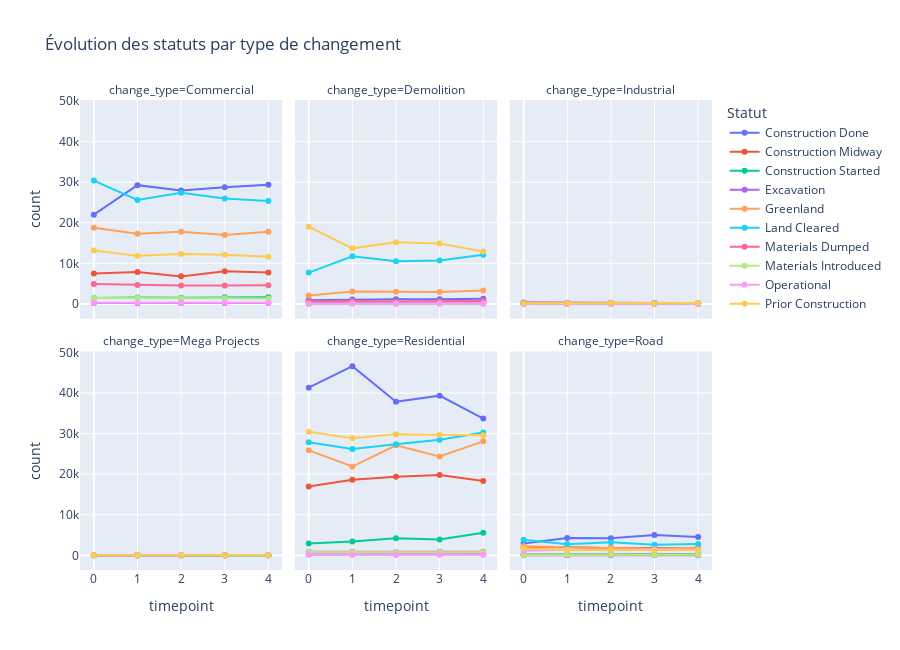

Notebook source saved alongside this figure:
### Code cell
status_counts_class = (
    df_status_long
    .groupby(["change_type", "timepoint", "status"])
    .size()
    .reset_index(name="count")
)

fig = px.line(
    status_counts_class,
    x="timepoint",
    y="count",
    color="status",
    facet_col="change_type",
    facet_col_wrap=3,
    markers=True,
    title="Évolution des statuts par type de changement"
)

fig.update_layout(
    height=650,
    legend_title="Statut"
)

fig.show()

### Figure 1 — Plotly figure (JSON) as saved in the notebook; plotly's stock layout.template omitted (floating-point values rounded to 4 significant figures)
{"data": [{"hovertemplate": "status=Construction Done<br>change_type=Commercial<br>timepoint=%{x}<br>count=%{y}<extra></extra>", "legendgroup": "Construction Done", "line": {"color": "#636efa", "dash": "solid"}, "marker": {"symbol": "circle"}, "mode": "lines+markers", "name": "Construction Done", "orientation": "v", "showlegend": true, "type": "scatter", "x": [0, 1, 2, 3, 4], "xaxis": "x4", "y": [21985, 29262, 27961, 28768, 29378], "yaxis": "y4"}, {"hovertemplate": "status=Construction Done<br>change_type=Demolition<br>timepoint=%{x}<br>count=%{y}<extra></extra>", "legendgroup": "Construction Done", "line": {"color": "#636efa", "dash": "solid"}, "marker": {"symbol": "circle"}, "mode": "lines+markers", "name": "Construction Done", "orientation": "v", "showlegend": false, "type": "scatter", "x": [0, 1, 2, 3, 4], "xaxis": "x5", "y": [919, 1070, 1159, 1166, 1278], "yaxis": "y5"}, {"hovertemplate": "status=Construction Done<br>change_type=Industrial<br>timepoint=%{x}<br>count=%{y}<extra></extra>", "legendgroup": "Construction Done", "line": {"color": "#636efa", "dash": "solid"}, "marker": {"symbol": "circle"}, "mode": "lines+markers", "name": "Construction Done", "orientation": "v", "showlegend": false, "type": "scatter", "x": [0, 1, 2, 3, 4], "xaxis": "x6", "y": [311, 228, 175, 226, 174], "yaxis": "y6"}, {"hovertemplate": "status=Construction Done<br>change_type=Mega Projects<br>timepoint=%{x}<br>count=%{y}<extra></extra>", "legendgroup": "Construction Done", "line": {"color": "#636efa", "dash": "solid"}, "marker": {"symbol": "circle"}, "mode": "lines+markers", "name": "Construction Done", "orientation": "v", "showlegend": false, "type": "scatter", "x": [0, 1, 2, 3, 4], "xaxis": "x", "y": [21, 35, 29, 17, 19], "yaxis": "y"}, {"hovertemplate": "status=Construction Done<br>change_type=Residential<br>timepoint=%{x}<br>count=%{y}<extra></extra>", "legendgroup": "Construction Done", "line": {"color": "#636efa", "dash": "solid"}, "marker": {"symbol": "circle"}, "mode": "lines+markers", "name": "Construction Done", "orientation": "v", "showlegend": false, "type": "scatter", "x": [0, 1, 2, 3, 4], "xaxis": "x2", "y": [41329, 46630, 37855, 39353, 33692], "yaxis": "y2"}, {"hovertemplate": "status=Construction Done<br>change_type=Road<br>timepoint=%{x}<br>count=%{y}<extra></extra>", "legendgroup": "Construction Done", "line": {"color": "#636efa", "dash": "solid"}, "marker": {"symbol": "circle"}, "mode": "lines+markers", "name": "Construction Done", "orientation": "v", "showlegend": false, "type": "scatter", "x": [0, 1, 2, 3, 4], "xaxis": "x3", "y": [2938, 4261, 4198, 4989, 4517], "yaxis": "y3"}, {"hovertemplate": "status=Construction Midway<br>change_type=Commercial<br>timepoint=%{x}<br>count=%{y}<extra></extra>", "legendgroup": "Construction Midway", "line": {"color": "#EF553B", "dash": "solid"}, "marker": {"symbol": "circle"}, "mode": "lines+markers", "name": "Construction Midway", "orientation": "v", "showlegend": true, "type": "scatter", "x": [0, 1, 2, 3, 4], "xaxis": "x4", "y": [7486, 7869, 6780, 8049, 7721], "yaxis": "y4"}, {"hovertemplate": "status=Construction Midway<br>change_type=Demolition<br>timepoint=%{x}<br>count=%{y}<extra></extra>", "legendgroup": "Construction Midway", "line": {"color": "#EF553B", "dash": "solid"}, "marker": {"symbol": "circle"}, "mode": "lines+markers", "name": "Construction Midway", "orientation": "v", "showlegend": false, "type": "scatter", "x": [0, 1, 2, 3, 4], "xaxis": "x5", "y": [469, 399, 373, 368, 379], "yaxis": "y5"}, {"hovertemplate": "status=Construction Midway<br>change_type=Industrial<br>timepoint=%{x}<br>count=%{y}<extra></extra>", "legendgroup": "Construction Midway", "line": {"color": "#EF553B", "dash": "solid"}, "marker": {"symbol": "circle"}, "mode": "lines+markers", "name": "Construction Midway", "orientation": "v", "showlegend": false, "type": "scatter", "x": [0, 1, 2, 3, 4], "xaxis": "x6", "y": [148, 165, 128, 113, 98], "yaxis": "y6"}, {"hovertemplate": "status=Construction Midway<br>change_type=Mega Projects<br>timepoint=%{x}<br>count=%{y}<extra></extra>", "legendgroup": "Construction Midway", "line": {"color": "#EF553B", "dash": "solid"}, "marker": {"symbol": "circle"}, "mode": "lines+markers", "name": "Construction Midway", "orientation": "v", "showlegend": false, "type": "scatter", "x": [0, 1, 2, 3, 4], "xaxis": "x", "y": [11, 10, 9, 12, 11], "yaxis": "y"}, {"hovertemplate": "status=Construction Midway<br>change_type=Residential<br>timepoint=%{x}<br>count=%{y}<extra></extra>", "legendgroup": "Construction Midway", "line": {"color": "#EF553B", "dash": "solid"}, "marker": {"symbol": "circle"}, "mode": "lines+markers", "name": "Construction Midway", "orientation": "v", "showlegend": false, "type": "scatter", "x": [0, 1, 2, 3, 4], "xaxis": "x2", "y": [16940, 18641, 19345, 19784, 18335], "yaxis": "y2"}, {"hovertemplate": "status=Construction Midway<br>change_type=Road<br>timepoint=%{x}<br>count=%{y}<extra></extra>", "legendgroup": "Construction Midway", "line": {"color": "#EF553B", "dash": "solid"}, "marker": {"symbol": "circle"}, "mode": "lines+markers", "name": "Construction Midway", "orientation": "v", "showlegend": false, "type": "scatter", "x": [0, 1, 2, 3, 4], "xaxis": "x3", "y": [1900, 2058, 1716, 1814, 1824], "yaxis": "y3"}, {"hovertemplate": "status=Construction Started<br>change_type=Commercial<br>timepoint=%{x}<br>count=%{y}<extra></extra>", "legendgroup": "Construction Started", "line": {"color": "#00cc96", "dash": "solid"}, "marker": {"symbol": "circle"}, "mode": "lines+markers", "name": "Construction Started", "orientation": "v", "showlegend": true, "type": "scatter", "x": [0, 1, 2, 3, 4], "xaxis": "x4", "y": [1419, 1590, 1504, 1662, 1662], "yaxis": "y4"}, {"hovertemplate": "status=Construction Started<br>change_type=Demolition<br>timepoint=%{x}<br>count=%{y}<extra></extra>", "legendgroup": "Construction Started", "line": {"color": "#00cc96", "dash": "solid"}, "marker": {"symbol": "circle"}, "mode": "lines+markers", "name": "Construction Started", "orientation": "v", "showlegend": false, "type": "scatter", "x": [0, 1, 2, 3, 4], "xaxis": "x5", "y": [60, 78, 68, 79, 70], "yaxis": "y5"}, {"hovertemplate": "status=Construction Started<br>change_type=Industrial<br>timepoint=%{x}<br>count=%{y}<extra></extra>", "legendgroup": "Construction Started", "line": {"color": "#00cc96", "dash": "solid"}, "marker": {"symbol": "circle"}, "mode": "lines+markers", "name": "Construction Started", "orientation": "v", "showlegend": false, "type": "scatter", "x": [0, 1, 2, 3, 4], "xaxis": "x6", "y": [40, 41, 49, 43, 66], "yaxis": "y6"}, {"hovertemplate": "status=Construction Started<br>change_type=Mega Projects<br>timepoint=%{x}<br>count=%{y}<extra></extra>", "legendgroup": "Construction Started", "line": {"color": "#00cc96", "dash": "solid"}, "marker": {"symbol": "circle"}, "mode": "lines+markers", "name": "Construction Started", "orientation": "v", "showlegend": false, "type": "scatter", "x": [0, 1, 2, 3, 4], "xaxis": "x", "y": [6, 5, 2, 4, 2], "yaxis": "y"}, {"hovertemplate": "status=Construction Started<br>change_type=Residential<br>timepoint=%{x}<br>count=%{y}<extra></extra>", "legendgroup": "Construction Started", "line": {"color": "#00cc96", "dash": "solid"}, "marker": {"symbol": "circle"}, "mode": "lines+markers", "name": "Construction Started", "orientation": "v", "showlegend": false, "type": "scatter", "x": [0, 1, 2, 3, 4], "xaxis": "x2", "y": [2944, 3387, 4182, 3913, 5563], "yaxis": "y2"}, {"hovertemplate": "status=Construction Started<br>change_type=Road<br>timepoint=%{x}<br>count=%{y}<extra></extra>", "legendgroup": "Construction Started", "line": {"color": "#00cc96", "dash": "solid"}, "marker": {"symbol": "circle"}, "mode": "lines+markers", "name": "Construction Started", "orientation": "v", "showlegend": false, "type": "scatter", "x": [0, 1, 2, 3, 4], "xaxis": "x3", "y": [225, 274, 248, 238, 273], "yaxis": "y3"}, {"hovertemplate": "status=Excavation<br>change_type=Commercial<br>timepoint=%{x}<br>count=%{y}<extra></extra>", "legendgroup": "Excavation", "line": {"color": "#ab63fa", "dash": "solid"}, "marker": {"symbol": "circle"}, "mode": "lines+markers", "name": "Excavation", "orientation": "v", "showlegend": true, "type": "scatter", "x": [0, 1, 2, 3, 4], "xaxis": "x4", "y": [193, 163, 193, 245, 214], "yaxis": "y4"}, {"hovertemplate": "status=Excavation<br>change_type=Demolition<br>timepoint=%{x}<br>count=%{y}<extra></extra>", "legendgroup": "Excavation", "line": {"color": "#ab63fa", "dash": "solid"}, "marker": {"symbol": "circle"}, "mode": "lines+markers", "name": "Excavation", "orientation": "v", "showlegend": false, "type": "scatter", "x": [0, 1, 2, 3, 4], "xaxis": "x5", "y": [455, 497, 401, 488, 418], "yaxis": "y5"}, {"hovertemplate": "status=Excavation<br>change_type=Industrial<br>timepoint=%{x}<br>count=%{y}<extra></extra>", "legendgroup": "Excavation", "line": {"color": "#ab63fa", "dash": "solid"}, "marker": {"symbol": "circle"}, "mode": "lines+markers", "name": "Excavation", "orientation": "v", "showlegend": false, "type": "scatter", "x": [0, 1, 2, 3, 4], "xaxis": "x6", "y": [16, 16, 15, 20, 12], "yaxis": "y6"}, {"hovertemplate": "status=Excavation<br>change_type=Mega Projects<br>timepoint=%{x}<br>count=%{y}<extra></extra>", "legendgroup": "Excavation", "line": {"color": "#ab63fa", "dash": "solid"}, "marker": {"symbol": "circle"}, "mode": "lines+markers", "name": "Excavation", "orientation": "v", "showlegend": false, "type": "scatter", "x": [0, 1, 2, 3], "xaxis": "x", "y": [2, 2, 2, 4], "yaxis": "y"}, {"hovertemplate": "status=Excavation<br>change_type=Residential<br>timepoint=%{x}<br>count=%{y}<extra></extra>", "legendgroup": "Excavation", "line": {"color": "#ab63fa", "dash": "solid"}, "marker": {"symbol": "circle"}, "mode": "lines+markers", "name": "Excavation", "orientation": "v", "showlegend": false, "type": "scatter", "x": [0, 1, 2, 3, 4], "xaxis": "x2", "y": [210, 228, 193, 298, 274], "yaxis": "y2"}, {"hovertemplate": "status=Excavation<br>change_type=Road<br>timepoint=%{x}<br>count=%{y}<extra></extra>", "legendgroup": "Excavation", "line": {"color": "#ab63fa", "dash": "solid"}, "marker": {"symbol": "circle"}, "mode": "lines+markers", "name": "Excavation", "orientation": "v", "showlegend": false, "type": "scatter", "x": [0, 1, 2, 3, 4], "xaxis": "x3", "y": [22, 22, 12, 13, 19], "yaxis": "y3"}, {"hovertemplate": "status=Greenland<br>change_type=Commercial<br>timepoint=%{x}<br>count=%{y}<extra></extra>", "legendgroup": "Greenland", "line": {"color": "#FFA15A", "dash": "solid"}, "marker": {"symbol": "circle"}, "mode": "lines+markers", "name": "Greenland", "orientation": "v", "showlegend": true, "type": "scatter", "x": [0, 1, 2, 3, 4], "xaxis": "x4", "y": [18776, 17276, 17749, 16956, 17799], "yaxis": "y4"}, {"hovertemplate": "status=Greenland<br>change_type=Demolition<br>timepoint=%{x}<br>count=%{y}<extra></extra>", "legendgroup": "Greenland", "line": {"color": "#FFA15A", "dash": "solid"}, "marker": {"symbol": "circle"}, "mode": "lines+markers", "name": "Greenland", "orientation": "v", "showlegend": false, "type": "scatter", "x": [0, 1, 2, 3, 4], "xaxis": "x5", "y": [2092, 3068, 2963, 2911, 3304], "yaxis": "y5"}, {"hovertemplate": "status=Greenland<br>change_type=Industrial<br>timepoint=%{x}<br>count=%{y}<extra></extra>", "legendgroup": "Greenland", "line": {"color": "#FFA15A", "dash": "solid"}, "marker": {"symbol": "circle"}, "mode": "lines+markers", "name": "Greenland", "orientation": "v", "showlegend": false, "type": "scatter", "x": [0, 1, 2, 3, 4], "xaxis": "x6", "y": [134, 138, 177, 168, 163], "yaxis": "y6"}, {"hovertemplate": "status=Greenland<br>change_type=Mega Projects<br>timepoint=%{x}<br>count=%{y}<extra></extra>", "legendgroup": "Greenland", "line": {"color": "#FFA15A", "dash": "solid"}, "marker": {"symbol": "circle"}, "mode": "lines+markers", "name": "Greenland", "orientation": "v", "showlegend": false, "type": "scatter", "x": [0, 1, 2, 3, 4], "xaxis": "x", "y": [43, 38, 47, 48, 51], "yaxis": "y"}, {"hovertemplate": "status=Greenland<br>change_type=Residential<br>timepoint=%{x}<br>count=%{y}<extra></extra>", "legendgroup": "Greenland", "line": {"color": "#FFA15A", "dash": "solid"}, "marker": {"symbol": "circle"}, "mode": "lines+markers", "name": "Greenland", "orientation": "v", "showlegend": false, "type": "scatter", "x": [0, 1, 2, 3, 4], "xaxis": "x2", "y": [25872, 21886, 27124, 24358, 28091], "yaxis": "y2"}, {"hovertemplate": "status=Greenland<br>change_type=Road<br>timepoint=%{x}<br>count=%{y}<extra></extra>", "legendgroup": "Greenland", "line": {"color": "#FFA15A", "dash": "solid"}, "marker": {"symbol": "circle"}, "mode": "lines+markers", "name": "Greenland", "orientation": "v", "showlegend": false, "type": "scatter", "x": [0, 1, 2, 3, 4], "xaxis": "x3", "y": [2245, 1988, 1900, 1573, 1903], "yaxis": "y3"}, {"hovertemplate": "status=Land Cleared<br>change_type=Commercial<br>timepoint=%{x}<br>count=%{y}<extra></extra>", "legendgroup": "Land Cleared", "line": {"color": "#19d3f3", "dash": "solid"}, "marker": {"symbol": "circle"}, "mode": "lines+markers", "name": "Land Cleared", "orientation": "v", "showlegend": true, "type": "scatter", "x": [0, 1, 2, 3, 4], "xaxis": "x4", "y": [30389, 25616, 27365, 25965, 25359], "yaxis": "y4"}, {"hovertemplate": "status=Land Cleared<br>change_type=Demolition<br>timepoint=%{x}<br>count=%{y}<extra></extra>", "legendgroup": "Land Cleared", "line": {"color": "#19d3f3", "dash": "solid"}, "marker": {"symbol": "circle"}, "mode": "lines+markers", "name": "Land Cleared", "orientation": "v", "showlegend": false, "type": "scatter", "x": [0, 1, 2, 3, 4], "xaxis": "x5", "y": [7707, 11743, 10503, 10695, 12125], "yaxis": "y5"}, {"hovertemplate": "status=Land Cleared<br>change_type=Industrial<br>timepoint=%{x}<br>count=%{y}<extra></extra>", "legendgroup": "Land Cleared", "line": {"color": "#19d3f3", "dash": "solid"}, "marker": {"symbol": "circle"}, "mode": "lines+markers", "name": "Land Cleared", "orientation": "v", "showlegend": false, "type": "scatter", "x": [0, 1, 2, 3, 4], "xaxis": "x6", "y": [200, 214, 270, 298, 243], "yaxis": "y6"}, {"hovertemplate": "status=Land Cleared<br>change_type=Mega Projects<br>timepoint=%{x}<br>count=%{y}<extra></extra>", "legendgroup": "Land Cleared", "line": {"color": "#19d3f3", "dash": "solid"}, "marker": {"symbol": "circle"}, "mode": "lines+markers", "name": "Land Cleared", "orientation": "v", "showlegend": false, "type": "scatter", "x": [0, 1, 2, 3, 4], "xaxis": "x", "y": [45, 40, 37, 44, 47], "yaxis": "y"}, {"hovertemplate": "status=Land Cleared<br>change_type=Residential<br>timepoint=%{x}<br>count=%{y}<extra></extra>", "legendgroup": "Land Cleared", "line": {"color": "#19d3f3", "dash": "solid"}, "marker": {"symbol": "circle"}, "mode": "lines+markers", "name": "Land Cleared", "orientation": "v", "showlegend": false, "type": "scatter", "x": [0, 1, 2, 3, 4], "xaxis": "x2", "y": [27867, 26203, 27381, 28457, 30248], "yaxis": "y2"}, {"hovertemplate": "status=Land Cleared<br>change_type=Road<br>timepoint=%{x}<br>count=%{y}<extra></extra>", "legendgroup": "Land Cleared", "line": {"color": "#19d3f3", "dash": "solid"}, "marker": {"symbol": "circle"}, "mode": "lines+markers", "name": "Land Cleared", "orientation": "v", "showlegend": false, "type": "scatter", "x": [0, 1, 2, 3, 4], "xaxis": "x3", "y": [3854, 2718, 3251, 2616, 2780], "yaxis": "y3"}, {"hovertemplate": "status=Materials Dumped<br>change_type=Commercial<br>timepoint=%{x}<br>count=%{y}<extra></extra>", "legendgroup": "Materials Dumped", "line": {"color": "#FF6692", "dash": "solid"}, "marker": {"symbol": "circle"}, "mode": "lines+markers", "name": "Materials Dumped", "orientation": "v", "showlegend": true, "type": "scatter", "x": [0, 1, 2, 3, 4], "xaxis": "x4", "y": [4921, 4681, 4529, 4542, 4601], "yaxis": "y4"}, {"hovertemplate": "status=Materials Dumped<br>change_type=Demolition<br>timepoint=%{x}<br>count=%{y}<extra></extra>", "legendgroup": "Materials Dumped", "line": {"color": "#FF6692", "dash": "solid"}, "marker": {"symbol": "circle"}, "mode": "lines+markers", "name": "Materials Dumped", "orientation": "v", "showlegend": false, "type": "scatter", "x": [0, 1, 2, 3, 4], "xaxis": "x5", "y": [584, 712, 586, 651, 765], "yaxis": "y5"}, {"hovertemplate": "status=Materials Dumped<br>change_type=Industrial<br>timepoint=%{x}<br>count=%{y}<extra></extra>", "legendgroup": "Materials Dumped", "line": {"color": "#FF6692", "dash": "solid"}, "marker": {"symbol": "circle"}, "mode": "lines+markers", "name": "Materials Dumped", "orientation": "v", "showlegend": false, "type": "scatter", "x": [0, 1, 2, 3, 4], "xaxis": "x6", "y": [267, 255, 218, 181, 245], "yaxis": "y6"}, {"hovertemplate": "status=Materials Dumped<br>change_type=Mega Projects<br>timepoint=%{x}<br>count=%{y}<extra></extra>", "legendgroup": "Materials Dumped", "line": {"color": "#FF6692", "dash": "solid"}, "marker": {"symbol": "circle"}, "mode": "lines+markers", "name": "Materials Dumped", "orientation": "v", "showlegend": false, "type": "scatter", "x": [0, 1, 3], "xaxis": "x", "y": [1, 2, 2], "yaxis": "y"}, {"hovertemplate": "status=Materials Dumped<br>change_type=Residential<br>timepoint=%{x}<br>count=%{y}<extra></extra>", "legendgroup": "Materials Dumped", "line": {"color": "#FF6692", "dash": "solid"}, "marker": {"symbol": "circle"}, "mode": "lines+markers", "name": "Materials Dumped", "orientation": "v", "showlegend": false, "type": "scatter", "x": [0, 1, 2, 3, 4], "xaxis": "x2", "y": [890, 890, 839, 901, 869], "yaxis": "y2"}, {"hovertemplate": "status=Materials Dumped<br>change_type=Road<br>timepoint=%{x}<br>count=%{y}<extra></extra>", "legendgroup": "Materials Dumped", "line": {"color": "#FF6692", "dash": "solid"}, "marker": {"symbol": "circle"}, "mode": "lines+markers", "name": "Materials Dumped", "orientation": "v", "showlegend": false, "type": "scatter", "x": [0, 1, 2, 3, 4], "xaxis": "x3", "y": [155, 143, 153, 128, 140], "yaxis": "y3"}, {"hovertemplate": "status=Materials Introduced<br>change_type=Commercial<br>timepoint=%{x}<br>count=%{y}<extra></extra>", "legendgroup": "Materials Introduced", "line": {"color": "#B6E880", "dash": "solid"}, "marker": {"symbol": "circle"}, "mode": "lines+markers", "name": "Materials Introduced", "orientation": "v", "showlegend": true, "type": "scatter", "x": [0, 1, 2, 3, 4], "xaxis": "x4", "y": [1430, 1465, 1367, 1381, 1344], "yaxis": "y4"}, {"hovertemplate": "status=Materials Introduced<br>change_type=Demolition<br>timepoint=%{x}<br>count=%{y}<extra></extra>", "legendgroup": "Materials Introduced", "line": {"color": "#B6E880", "dash": "solid"}, "marker": {"symbol": "circle"}, "mode": "lines+markers", "name": "Materials Introduced", "orientation": "v", "showlegend": false, "type": "scatter", "x": [0, 1, 2, 3, 4], "xaxis": "x5", "y": [52, 80, 88, 73, 76], "yaxis": "y5"}, {"hovertemplate": "status=Materials Introduced<br>change_type=Industrial<br>timepoint=%{x}<br>count=%{y}<extra></extra>", "legendgroup": "Materials Introduced", "line": {"color": "#B6E880", "dash": "solid"}, "marker": {"symbol": "circle"}, "mode": "lines+markers", "name": "Materials Introduced", "orientation": "v", "showlegend": false, "type": "scatter", "x": [0, 1, 2, 3, 4], "xaxis": "x6", "y": [26, 29, 28, 52, 27], "yaxis": "y6"}, {"hovertemplate": "status=Materials Introduced<br>change_type=Mega Projects<br>timepoint=%{x}<br>count=%{y}<extra></extra>", "legendgroup": "Materials Introduced", "line": {"color": "#B6E880", "dash": "solid"}, "marker": {"symbol": "circle"}, "mode": "lines+markers", "name": "Materials Introduced", "orientation": "v", "showlegend": false, "type": "scatter", "x": [0, 1, 2, 3, 4], "xaxis": "x", "y": [4, 1, 3, 4, 1], "yaxis": "y"}, {"hovertemplate": "status=Materials Introduced<br>change_type=Residential<br>timepoint=%{x}<br>count=%{y}<extra></extra>", "legendgroup": "Materials Introduced", "line": {"color": "#B6E880", "dash": "solid"}, "marker": {"symbol": "circle"}, "mode": "lines+markers", "name": "Materials Introduced", "orientation": "v", "showlegend": false, "type": "scatter", "x": [0, 1, 2, 3, 4], "xaxis": "x2", "y": [848, 773, 749, 768, 775], "yaxis": "y2"}, {"hovertemplate": "status=Materials Introduced<br>change_type=Road<br>timepoint=%{x}<br>count=%{y}<extra></extra>", "legendgroup": "Materials Introduced", "line": {"color": "#B6E880", "dash": "solid"}, "marker": {"symbol": "circle"}, "mode": "lines+markers", "name": "Materials Introduced", "orientation": "v", "showlegend": false, "type": "scatter", "x": [0, 1, 2, 3, 4], "xaxis": "x3", "y": [107, 112, 122, 93, 122], "yaxis": "y3"}, {"hovertemplate": "status=Operational<br>change_type=Commercial<br>timepoint=%{x}<br>count=%{y}<extra></extra>", "legendgroup": "Operational", "line": {"color": "#FF97FF", "dash": "solid"}, "marker": {"symbol": "circle"}, "mode": "lines+markers", "name": "Operational", "orientation": "v", "showlegend": true, "type": "scatter", "x": [0, 1, 2, 3, 4], "xaxis": "x4", "y": [279, 305, 300, 319, 292], "yaxis": "y4"}, {"hovertemplate": "status=Operational<br>change_type=Demolition<br>timepoint=%{x}<br>count=%{y}<extra></extra>", "legendgroup": "Operational", "line": {"color": "#FF97FF", "dash": "solid"}, "marker": {"symbol": "circle"}, "mode": "lines+markers", "name": "Operational", "orientation": "v", "showlegend": false, "type": "scatter", "x": [0, 1, 2, 3, 4], "xaxis": "x5", "y": [50, 65, 66, 66, 73], "yaxis": "y5"}, {"hovertemplate": "status=Operational<br>change_type=Industrial<br>timepoint=%{x}<br>count=%{y}<extra></extra>", "legendgroup": "Operational", "line": {"color": "#FF97FF", "dash": "solid"}, "marker": {"symbol": "circle"}, "mode": "lines+markers", "name": "Operational", "orientation": "v", "showlegend": false, "type": "scatter", "x": [0, 1, 2, 3, 4], "xaxis": "x6", "y": [35, 57, 50, 33, 52], "yaxis": "y6"}, {"hovertemplate": "status=Operational<br>change_type=Mega Projects<br>timepoint=%{x}<br>count=%{y}<extra></extra>", "legendgroup": "Operational", "line": {"color": "#FF97FF", "dash": "solid"}, "marker": {"symbol": "circle"}, "mode": "lines+markers", "name": "Operational", "orientation": "v", "showlegend": false, "type": "scatter", "x": [0, 1, 2], "xaxis": "x", "y": [1, 1, 2], "yaxis": "y"}, {"hovertemplate": "status=Operational<br>change_type=Residential<br>timepoint=%{x}<br>count=%{y}<extra></extra>", "legendgroup": "Operational", "line": {"color": "#FF97FF", "dash": "solid"}, "marker": {"symbol": "circle"}, "mode": "lines+markers", "name": "Operational", "orientation": "v", "showlegend": false, "type": "scatter", "x": [0, 1, 2, 3, 4], "xaxis": "x2", "y": [247, 136, 124, 140, 157], "yaxis": "y2"}, {"hovertemplate": "status=Operational<br>change_type=Road<br>timepoint=%{x}<br>count=%{y}<extra></extra>", "legendgroup": "Operational", "line": {"color": "#FF97FF", "dash": "solid"}, "marker": {"symbol": "circle"}, "mode": "lines+markers", "name": "Operational", "orientation": "v", "showlegend": false, "type": "scatter", "x": [0, 1, 2, 3, 4], "xaxis": "x3", "y": [1115, 1361, 1304, 1508, 1363], "yaxis": "y3"}, {"hovertemplate": "status=Prior Construction<br>change_type=Commercial<br>timepoint=%{x}<br>count=%{y}<extra></extra>", "legendgroup": "Prior Construction", "line": {"color": "#FECB52", "dash": "solid"}, "marker": {"symbol": "circle"}, "mode": "lines+markers", "name": "Prior Construction", "orientation": "v", "showlegend": true, "type": "scatter", "x": [0, 1, 2, 3, 4], "xaxis": "x4", "y": [13180, 11831, 12310, 12119, 11636], "yaxis": "y4"}, {"hovertemplate": "status=Prior Construction<br>change_type=Demolition<br>timepoint=%{x}<br>count=%{y}<extra></extra>", "legendgroup": "Prior Construction", "line": {"color": "#FECB52", "dash": "solid"}, "marker": {"symbol": "circle"}, "mode": "lines+markers", "name": "Prior Construction", "orientation": "v", "showlegend": false, "type": "scatter", "x": [0, 1, 2, 3, 4], "xaxis": "x5", "y": [19009, 13685, 15190, 14899, 12908], "yaxis": "y5"}, {"hovertemplate": "status=Prior Construction<br>change_type=Industrial<br>timepoint=%{x}<br>count=%{y}<extra></extra>", "legendgroup": "Prior Construction", "line": {"color": "#FECB52", "dash": "solid"}, "marker": {"symbol": "circle"}, "mode": "lines+markers", "name": "Prior Construction", "orientation": "v", "showlegend": false, "type": "scatter", "x": [0, 1, 2, 3, 4], "xaxis": "x6", "y": [134, 168, 201, 177, 231], "yaxis": "y6"}, {"hovertemplate": "status=Prior Construction<br>change_type=Mega Projects<br>timepoint=%{x}<br>count=%{y}<extra></extra>", "legendgroup": "Prior Construction", "line": {"color": "#FECB52", "dash": "solid"}, "marker": {"symbol": "circle"}, "mode": "lines+markers", "name": "Prior Construction", "orientation": "v", "showlegend": false, "type": "scatter", "x": [0, 1, 2, 3, 4], "xaxis": "x", "y": [15, 15, 18, 14, 18], "yaxis": "y"}, {"hovertemplate": "status=Prior Construction<br>change_type=Residential<br>timepoint=%{x}<br>count=%{y}<extra></extra>", "legendgroup": "Prior Construction", "line": {"color": "#FECB52", "dash": "solid"}, "marker": {"symbol": "circle"}, "mode": "lines+markers", "name": "Prior Construction", "orientation": "v", "showlegend": false, "type": "scatter", "x": [0, 1, 2, 3, 4], "xaxis": "x2", "y": [30471, 28844, 29826, 29635, 29603], "yaxis": "y2"}, {"hovertemplate": "status=Prior Construction<br>change_type=Road<br>timepoint=%{x}<br>count=%{y}<extra></extra>", "legendgroup": "Prior Construction", "line": {"color": "#FECB52", "dash": "solid"}, "marker": {"symbol": "circle"}, "mode": "lines+markers", "name": "Prior Construction", "orientation": "v", "showlegend": false, "type": "scatter", "x": [0, 1, 2, 3, 4], "xaxis": "x3", "y": [1669, 1293, 1326, 1257, 1288], "yaxis": "y3"}], "layout": {"annotations": [{"font": {}, "showarrow": false, "text": "change_type=Mega Projects", "x": 0.16, "xanchor": "center", "xref": "paper", "y": 0.465, "yanchor": "bottom", "yref": "paper"}, {"font": {}, "showarrow": false, "text": "change_type=Residential", "x": 0.5, "xanchor": "center", "xref": "paper", "y": 0.465, "yanchor": "bottom", "yref": "paper"}, {"font": {}, "showarrow": false, "text": "change_type=Road", "x": 0.84, "xanchor": "center", "xref": "paper", "y": 0.465, "yanchor": "bottom", "yref": "paper"}, {"font": {}, "showarrow": false, "text": "change_type=Commercial", "x": 0.16, "xanchor": "center", "xref": "paper", "y": 1.0, "yanchor": "bottom", "yref": "paper"}, {"font": {}, "showarrow": false, "text": "change_type=Demolition", "x": 0.5, "xanchor": "center", "xref": "paper", "y": 1.0, "yanchor": "bottom", "yref": "paper"}, {"font": {}, "showarrow": false, "text": "change_type=Industrial", "x": 0.84, "xanchor": "center", "xref": "paper", "y": 1.0, "yanchor": "bottom", "yref": "paper"}], "height": 650, "legend": {"title": {"text": "Statut"}, "tracegroupgap": 0}, "title": {"text": "Évolution des statuts par type de changement"}, "xaxis": {"anchor": "y", "domain": [0, 0.32], "title": {"text": "timepoint"}}, "xaxis2": {"anchor": "y2", "domain": [0.34, 0.66], "matches": "x", "title": {"text": "timepoint"}}, "xaxis3": {"anchor": "y3", "domain": [0.68, 1.0], "matches": "x", "title": {"text": "timepoint"}}, "xaxis4": {"anchor": "y4", "domain": [0, 0.32], "matches": "x", "showticklabels": false}, "xaxis5": {"anchor": "y5", "domain": [0.34, 0.66], "matches": "x", "showticklabels": false}, "xaxis6": {"anchor": "y6", "domain": [0.68, 1.0], "matches": "x", "showticklabels": false}, "yaxis": {"anchor": "x", "domain": [0, 0.465], "title": {"text": "count"}}, "yaxis2": {"anchor": "x2", "domain": [0, 0.465], "matches": "y", "showticklabels": false}, "yaxis3": {"anchor": "x3", "domain": [0, 0.465], "matches": "y", "showticklabels": false}, "yaxis4": {"anchor": "x4", "domain": [0.535, 1.0], "matches": "y", "title": {"text": "count"}}, "yaxis5": {"anchor": "x5", "domain": [0.535, 1.0], "matches": "y", "showticklabels": false}, "yaxis6": {"anchor": "x6", "domain": [0.535, 1.0], "matches": "y", "showticklabels": false}}}
